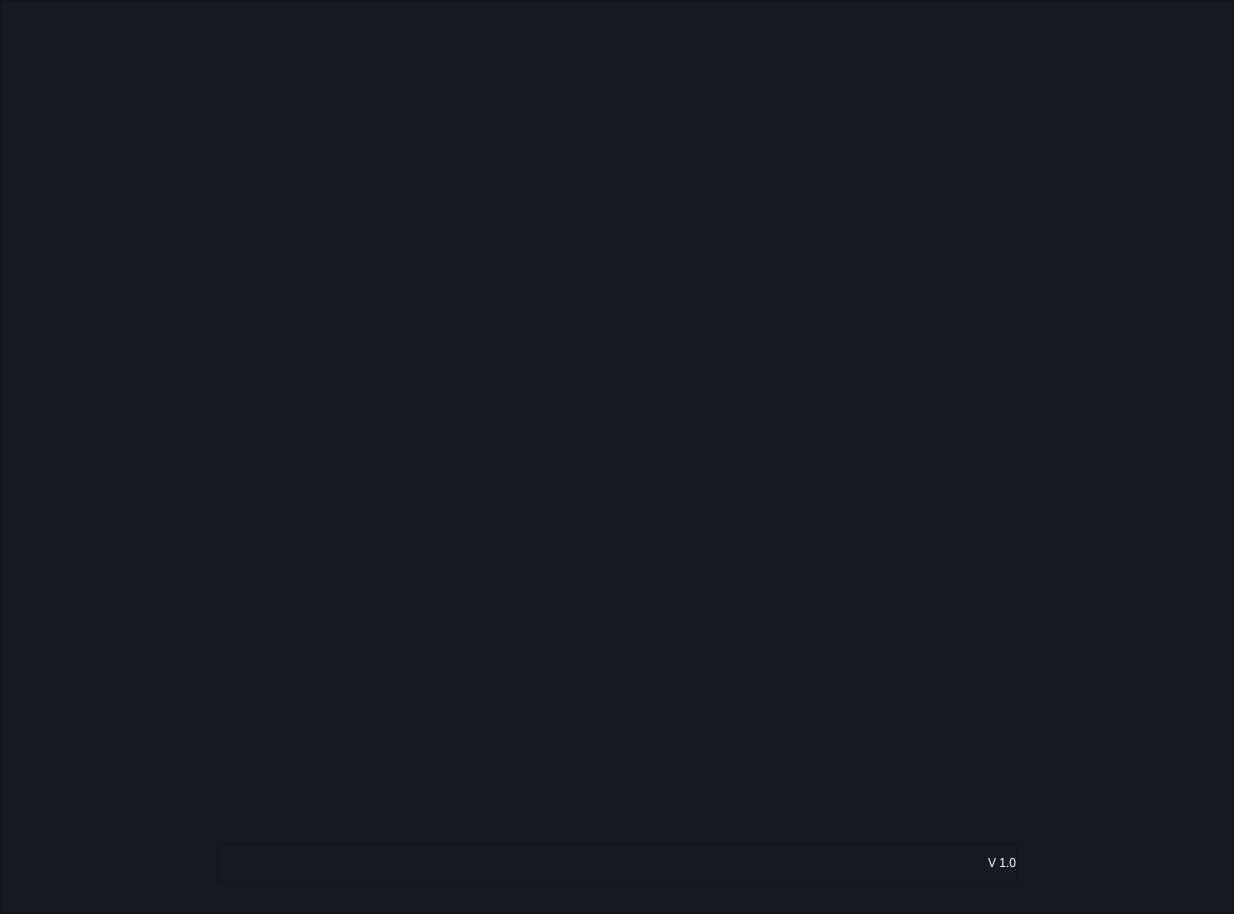
<?xml version="1.0" encoding="UTF-8"?>
<ui version="4.0">
 <class>Form</class>
 <widget class="QWidget" name="Form">
  <property name="geometry">
   <rect>
    <x>0</x>
    <y>0</y>
    <width>1234</width>
    <height>914</height>
   </rect>
  </property>
  <property name="windowTitle">
   <string>Form</string>
  </property>
  <property name="styleSheet">
   <string notr="true">background-color: rgb(21, 25, 33);</string>
  </property>
  <layout class="QGridLayout" name="gridLayout">
   <property name="leftMargin">
    <number>0</number>
   </property>
   <property name="topMargin">
    <number>0</number>
   </property>
   <property name="rightMargin">
    <number>0</number>
   </property>
   <property name="bottomMargin">
    <number>0</number>
   </property>
   <property name="spacing">
    <number>0</number>
   </property>
   <item row="0" column="0">
    <widget class="QFrame" name="frame">
     <property name="frameShape">
      <enum>QFrame::StyledPanel</enum>
     </property>
     <property name="frameShadow">
      <enum>QFrame::Raised</enum>
     </property>
     <layout class="QGridLayout" name="gridLayout_2">
      <property name="leftMargin">
       <number>0</number>
      </property>
      <property name="topMargin">
       <number>0</number>
      </property>
      <property name="rightMargin">
       <number>0</number>
      </property>
      <property name="bottomMargin">
       <number>0</number>
      </property>
      <property name="spacing">
       <number>0</number>
      </property>
      <item row="2" column="0">
       <widget class="QFrame" name="frame_4">
        <property name="maximumSize">
         <size>
          <width>800</width>
          <height>40</height>
         </size>
        </property>
        <property name="frameShape">
         <enum>QFrame::StyledPanel</enum>
        </property>
        <property name="frameShadow">
         <enum>QFrame::Raised</enum>
        </property>
        <layout class="QHBoxLayout" name="horizontalLayout">
         <property name="spacing">
          <number>0</number>
         </property>
         <property name="leftMargin">
          <number>0</number>
         </property>
         <property name="topMargin">
          <number>0</number>
         </property>
         <property name="rightMargin">
          <number>0</number>
         </property>
         <property name="bottomMargin">
          <number>0</number>
         </property>
         <item>
          <spacer name="horizontalSpacer_2">
           <property name="orientation">
            <enum>Qt::Horizontal</enum>
           </property>
           <property name="sizeHint" stdset="0">
            <size>
             <width>40</width>
             <height>20</height>
            </size>
           </property>
          </spacer>
         </item>
         <item>
          <widget class="QLabel" name="controlCenterLogo_1">
           <property name="minimumSize">
            <size>
             <width>15</width>
             <height>20</height>
            </size>
           </property>
           <property name="maximumSize">
            <size>
             <width>20</width>
             <height>20</height>
            </size>
           </property>
           <property name="text">
            <string/>
           </property>
           <property name="pixmap">
            <pixmap resource="../resources/resource.qrc">:/Logos &amp; Branding/img/Logos/control_center_logo.png</pixmap>
           </property>
           <property name="scaledContents">
            <bool>true</bool>
           </property>
          </widget>
         </item>
         <item>
          <widget class="QLabel" name="controlCenterLogo">
           <property name="minimumSize">
            <size>
             <width>0</width>
             <height>20</height>
            </size>
           </property>
           <property name="maximumSize">
            <size>
             <width>400</width>
             <height>20</height>
            </size>
           </property>
           <property name="font">
            <font>
             <family>Gotham Medium</family>
             <pointsize>12</pointsize>
            </font>
           </property>
           <property name="contextMenuPolicy">
            <enum>Qt::NoContextMenu</enum>
           </property>
           <property name="styleSheet">
            <string notr="true">color: rgb(255, 255, 255);
background-color: rgba(255, 255, 255, 0);</string>
           </property>
           <property name="text">
            <string/>
           </property>
           <property name="pixmap">
            <pixmap resource="../resources/resource.qrc">:/Logos &amp; Branding/img/Logos/control_center_logo_text.png</pixmap>
           </property>
           <property name="scaledContents">
            <bool>true</bool>
           </property>
           <property name="wordWrap">
            <bool>false</bool>
           </property>
          </widget>
         </item>
         <item>
          <spacer name="horizontalSpacer">
           <property name="orientation">
            <enum>Qt::Horizontal</enum>
           </property>
           <property name="sizeHint" stdset="0">
            <size>
             <width>60</width>
             <height>20</height>
            </size>
           </property>
          </spacer>
         </item>
         <item>
          <widget class="QLabel" name="controlCenterVersionLabel">
           <property name="minimumSize">
            <size>
             <width>25</width>
             <height>25</height>
            </size>
           </property>
           <property name="maximumSize">
            <size>
             <width>50</width>
             <height>50</height>
            </size>
           </property>
           <property name="font">
            <font>
             <family>MS Shell Dlg 2</family>
             <pointsize>9</pointsize>
            </font>
           </property>
           <property name="contextMenuPolicy">
            <enum>Qt::NoContextMenu</enum>
           </property>
           <property name="styleSheet">
            <string notr="true">color: rgb(255, 255, 255);
background-color: rgba(255, 255, 255, 0);</string>
           </property>
           <property name="text">
            <string>V 1.0</string>
           </property>
           <property name="scaledContents">
            <bool>true</bool>
           </property>
           <property name="wordWrap">
            <bool>false</bool>
           </property>
          </widget>
         </item>
        </layout>
       </widget>
      </item>
      <item row="0" column="0">
       <widget class="QLabel" name="Logo">
        <property name="minimumSize">
         <size>
          <width>711</width>
          <height>161</height>
         </size>
        </property>
        <property name="maximumSize">
         <size>
          <width>711</width>
          <height>161</height>
         </size>
        </property>
        <property name="text">
         <string/>
        </property>
        <property name="pixmap">
         <pixmap resource="../resources/resource.qrc">:/Logos &amp; Branding/img/Logos/Fracktal Logo.png</pixmap>
        </property>
        <property name="scaledContents">
         <bool>true</bool>
        </property>
       </widget>
      </item>
      <item row="1" column="0">
       <widget class="QLabel" name="loadingGif">
        <property name="minimumSize">
         <size>
          <width>800</width>
          <height>600</height>
         </size>
        </property>
        <property name="maximumSize">
         <size>
          <width>800</width>
          <height>600</height>
         </size>
        </property>
        <property name="contextMenuPolicy">
         <enum>Qt::NoContextMenu</enum>
        </property>
        <property name="styleSheet">
         <string notr="true">background-color: rgb(255, 255, 255,0);</string>
        </property>
        <property name="text">
         <string/>
        </property>
        <property name="pixmap">
         <pixmap resource="../resources/resource.qrc">:/Misc/img/loading_animation.gif</pixmap>
        </property>
        <property name="scaledContents">
         <bool>true</bool>
        </property>
       </widget>
      </item>
     </layout>
    </widget>
   </item>
  </layout>
 </widget>
 <resources>
  <include location="../resources/resource.qrc"/>
  <include location="../../../../../../../../Program Files (x86)/resources/resource.qrc"/>
 </resources>
 <connections/>
</ui>
